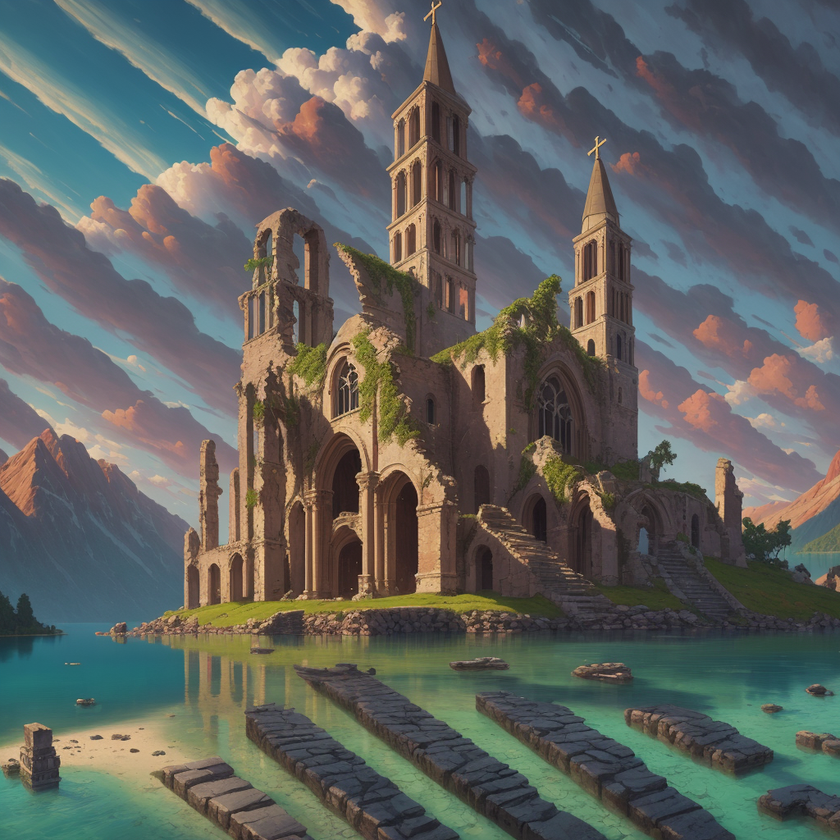
#> input picture data/lab6/image2.png, 840 x 840 px, shrunk from 1024 x 1024 before the run
$ jupyter execute --allow-errors lab6.ipynb
#> lines starting #> are read from the running program, lines starting #| are printed output that depends on the picture; long printed decimals are rounded
[cell 1]
import numpy as np
from scipy.fft import fft2, fftshift, ifft2, ifftshift
from matplotlib import pyplot as plt
from pathlib import Path
from PIL import Image

[cell 2]
image_original: np.ndarray = plt.imread(
    Path().absolute().parent
    .joinpath('data').joinpath('lab6').joinpath("image2.png")
)
#> image_original is the input picture: shape (840, 840, 3) float32; mean R, G, B 0.379, 0.392, 0.379

[cell 3]
def show_image(img, title=None):
    plt.axis('off')
    if title is not None: plt.title(title)
    plt.imshow(img)
    plt.show()

def save_image(img, name):
    result = Image.fromarray(img.astype(np.uint8))
    result.save(Path().absolute().parent.joinpath("result").joinpath(name))

show_image(image_original)

[cell 4]
image = image_original / 255
print(image.shape)
#| (840, 840, 3)

image_f = np.zeros_like(image, dtype=complex)
for i in range(3): image_f[:, :, i] = fftshift(fft2(image[:, :, i]))

image_f_abs = np.log(1 + np.abs(image_f))
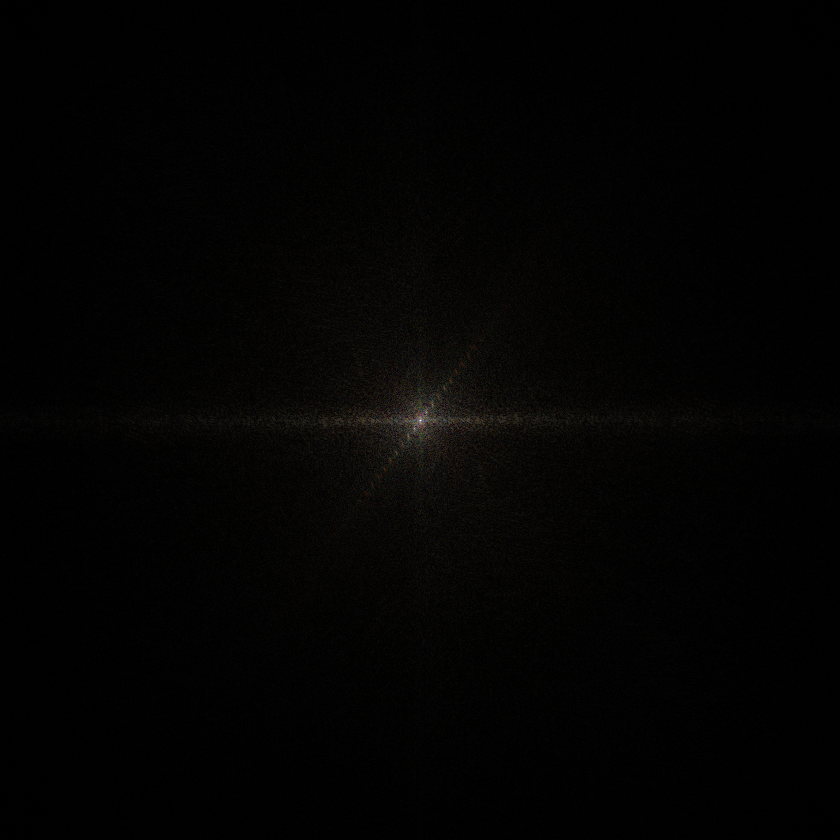
#> image_f_abs: shape (840, 840, 3) float64; mean of channels 0, 1, 2 0.104, 0.0939, 0.0818; drawn with min black and max white
image_f_max_val = image_f_abs.max()
#> image_f_max_val = 6.99
print(image_f_abs.min(), image_f_abs.max())
#| 9.239050029154745e-05 6.990

image_f_abs /= image_f_max_val
print(image_f_abs.min(), image_f_abs.max())
#| 1.3216802696131016e-05 1.0
save_image(image_f_abs*255, "abs_modified.png")

image_f_arg = np.angle(image_f)
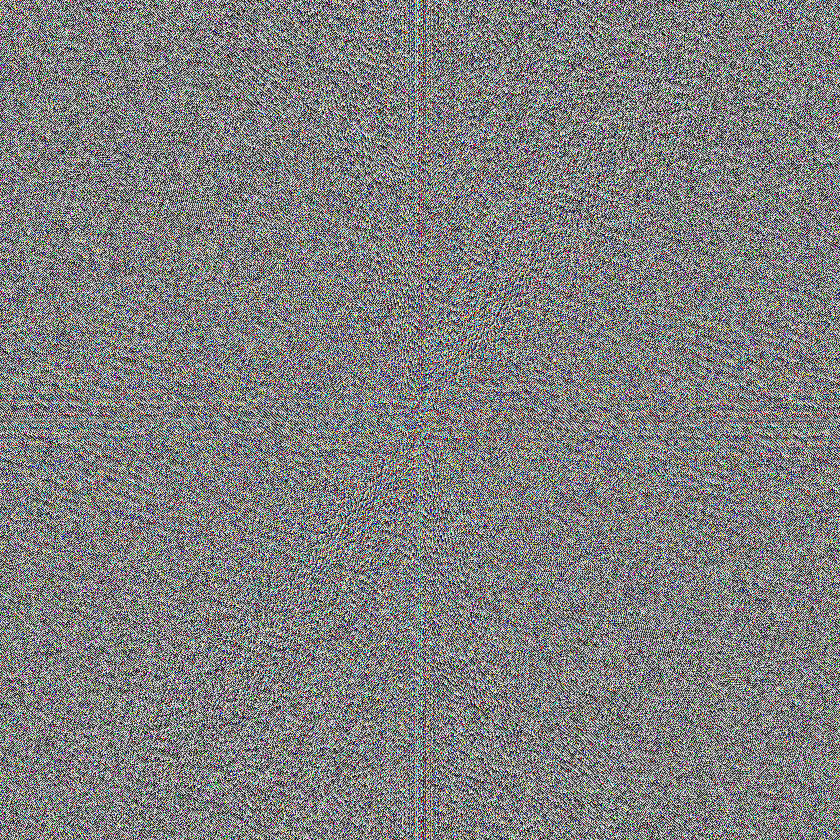
#> image_f_arg: shape (840, 840, 3) float64; mean of channels 0, 1, 2 4.45e-06, 4.45e-06, -4.45e-06; drawn with min black and max white
image_f_arg_norm = (image_f_arg - image_f_arg.min()) / (image_f_arg.max() - image_f_arg.min())
print(image_f_arg_norm.min(), image_f_arg_norm.max())
#| 0.0 1.0

show_image(image_f_abs, "Модуль")
show_image(image_f_arg_norm, "Угол")

$ run again, with data/lab6/image.png copied over data/lab6/image2.png
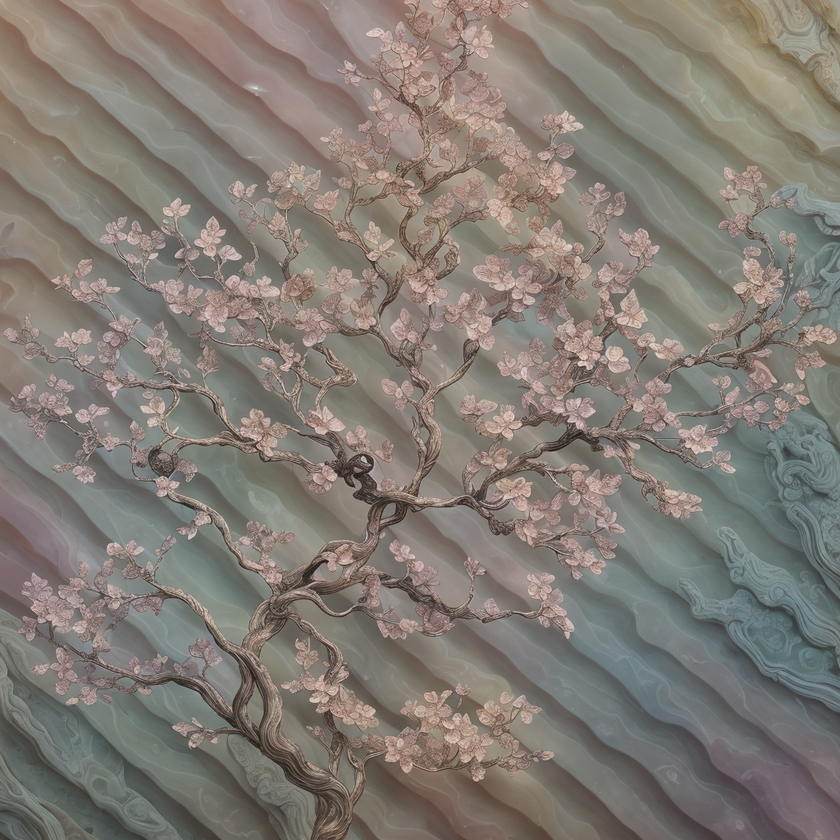
#> input picture data/lab6/image.png, 840 x 840 px, shrunk from 1024 x 1024 before the run
#> image_original is the input picture: shape (840, 840, 3) float32; mean R, G, B 0.512, 0.485, 0.457
#| (840, 840, 3)
#> image_f_max_val = 7.26
#| 7.464094636281284e-05 7.256
#| 1.0286303641764551e-05 1.0
#> `image_f_arg = np.angle(image_f)`:
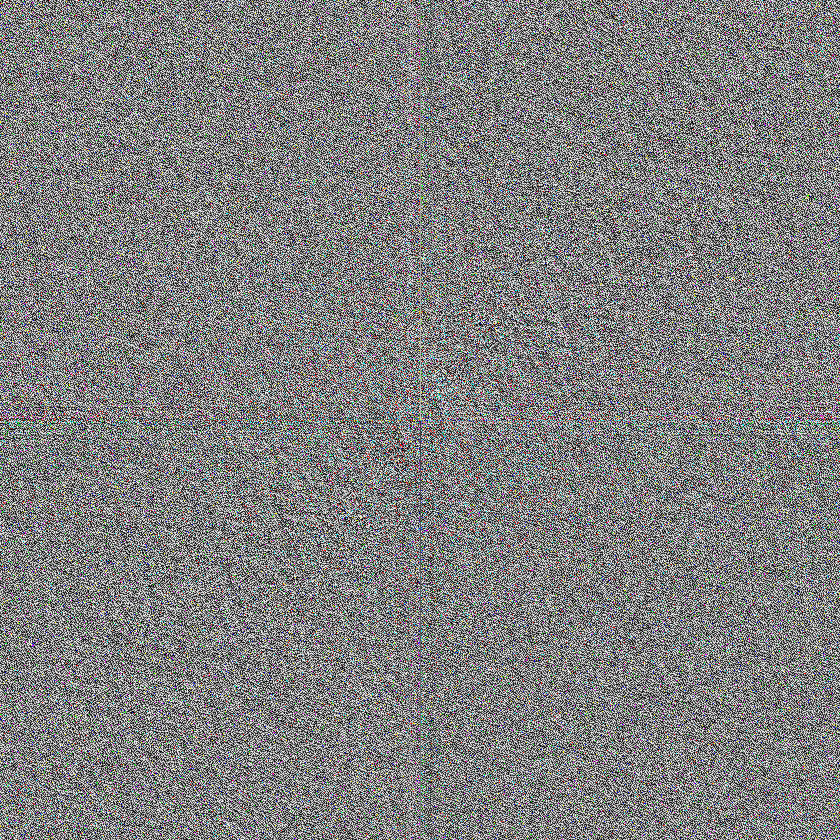
#> image_f_arg: shape (840, 840, 3) float64; mean of channels 0, 1, 2 -4.76e-13, -1.37e-12, -4.45e-06; drawn with min black and max white
#| 0.0 1.0
